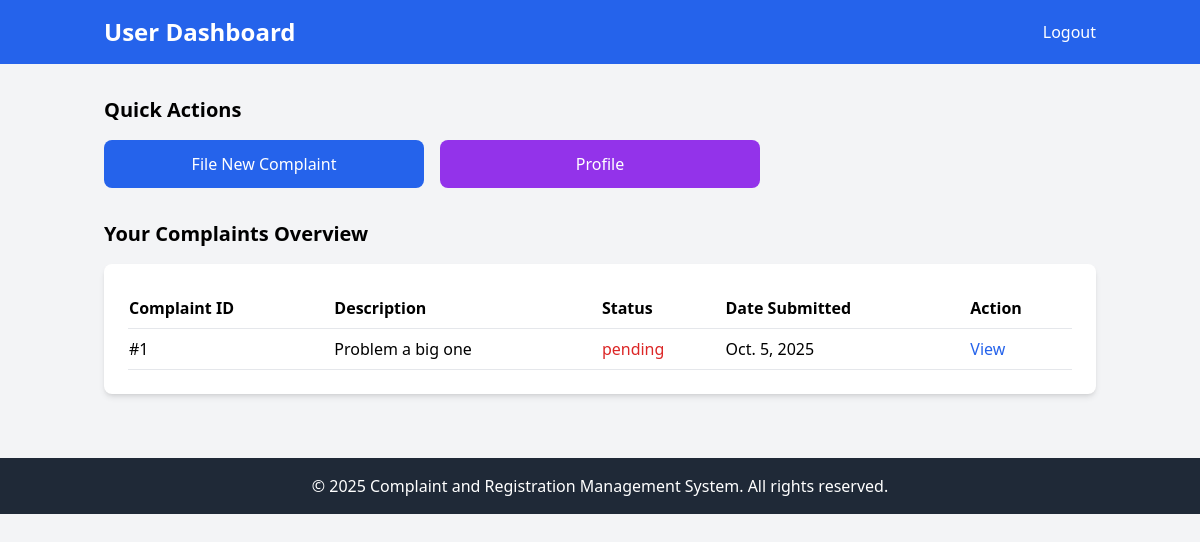
/user-dash/ (signed in), run on an earlier commit of the app's database.
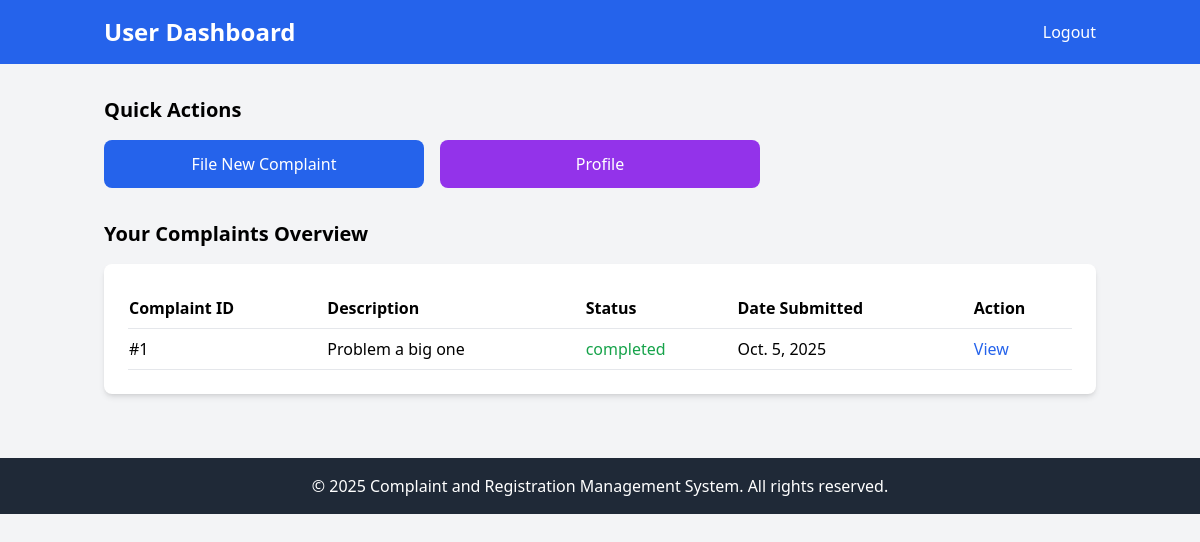
And on a later commit of the database.
### CRMSApp/models.py (models this page shows, shortened)
class Complaint(models.Model):
    user = models.ForeignKey(AuthModel, on_delete=models.CASCADE)
    title = models.CharField(max_length=200, blank=True)
    complaint_category = models.CharField(max_length=50, blank=True)
    description = models.TextField(max_length=250, blank=True)
    location = models.CharField(max_length=50, blank=True)
    complaint_files = models.ImageField(upload_to='complaints/', blank=True)
    date = models.DateField(auto_now_add=True)
    status = models.CharField(max_length=50, default='pending')

### CRMSApp/views.py (the view)
# urls.py: path("user-dash/", views.user_dash, name="user-dash"),
def user_dash(request):
    current_user = request.user
    complaints = Complaint.objects.filter(user=current_user)
    context = {
        "complaints": complaints
    }
    return render(request, "USER/dash.html", context)

### templates/USER/dash.html (shortened to what this page needs)
<!DOCTYPE html>
<html lang="en">
<head>
    <script src="https://cdn.tailwindcss.com"></script>
</head>
<body class="bg-gray-100 font-sans">
    <header class="bg-blue-600 text-white py-4">
        <div class="container mx-auto px-4 flex justify-between items-center">
            <h1 class="text-2xl font-bold">User Dashboard</h1>
            <a href="/logout/" class="text-white hover:underline">Logout</a>
        </div>
    </header>
    <main class="container mx-auto px-4 py-8">
        <section class="mb-8">
            <h2 class="text-xl font-semibold mb-4">Quick Actions</h2>
            <div class="grid grid-cols-1 sm:grid-cols-3 gap-4">
                <a href="/file-complaint/" class="bg-blue-600 text-white text-center px-4 py-3 rounded-lg hover:bg-blue-700 transition">File New Complaint</a>
                <a href="/user-profile/" class="bg-purple-600 text-white text-center px-4 py-3 rounded-lg hover:bg-purple-700 transition">Profile</a>
            </div>
        </section>
        <section class="mb-8">
            <h2 class="text-xl font-semibold mb-4">Your Complaints Overview</h2>
            <div class="bg-white p-6 rounded-lg shadow-md">
                <table class="w-full text-left">
                    <thead>
                        <tr class="border-b">
                            <th class="py-2">Complaint ID</th>
                            <th class="py-2">Description</th>
                            <th class="py-2">Status</th>
                            <th class="py-2">Date Submitted</th>
                            <th class="py-2">Action</th>
                        </tr>
                    </thead>
                    <tbody>
                        {% if complaints %}
                        {% for complaint in complaints %}
                        <tr class="border-b">
                            <td class="py-2">#{{complaint.id}}</td>
                            <td class="py-2">{{complaint.description}}</td>
                            <td class="py-2 {% if complaint.status == 'pending' %}text-red-600{% elif complaint.status == 'inprogress' %}text-yellow-600{% else %} text-green-600{% endif %}">{{complaint.status}}</td>
                            <td class="py-2">{{complaint.date}}</td>
                            <td class="py-2"><a href="/track-complaint/{{complaint.id}}" class="text-blue-600 hover:underline">View</a></td>
                        </tr>
                        {% endfor %}
                        {% else %}
                        <tr class="border-b">
                            <td class="py-2">No Complaints yet!!</td>
                        </tr>
                        {% endif %}
                    </tbody>
                </table>
            </div>
        </section>
    </main>
    <footer class="bg-gray-800 text-white py-4">
        <div class="container mx-auto px-4 text-center">
            <p>&copy; 2025 Complaint and Registration Management System. All rights reserved.</p>
        </div>
    </footer>
</body>
</html>

What changed in the data, as far as the page shows it:
changed Complaint "Problem a big one": status "pending" → "completed"
